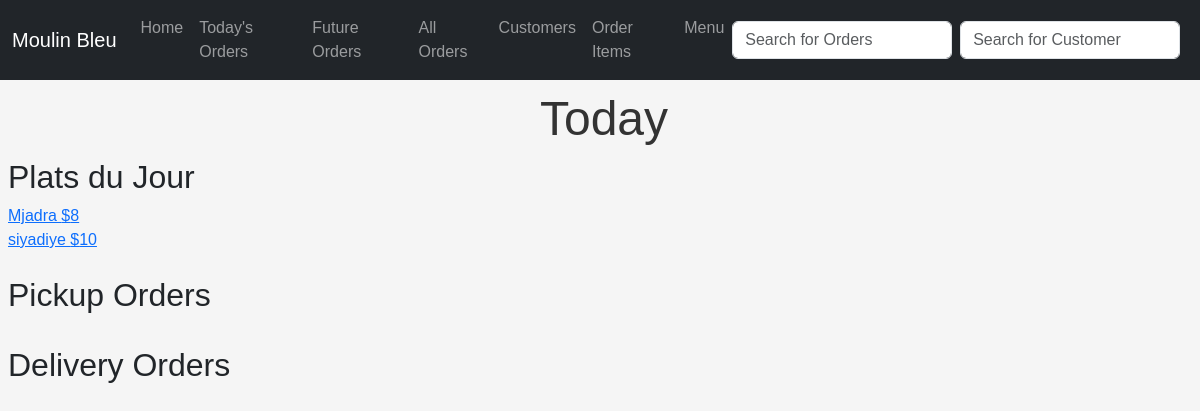
The app's page /, older data.
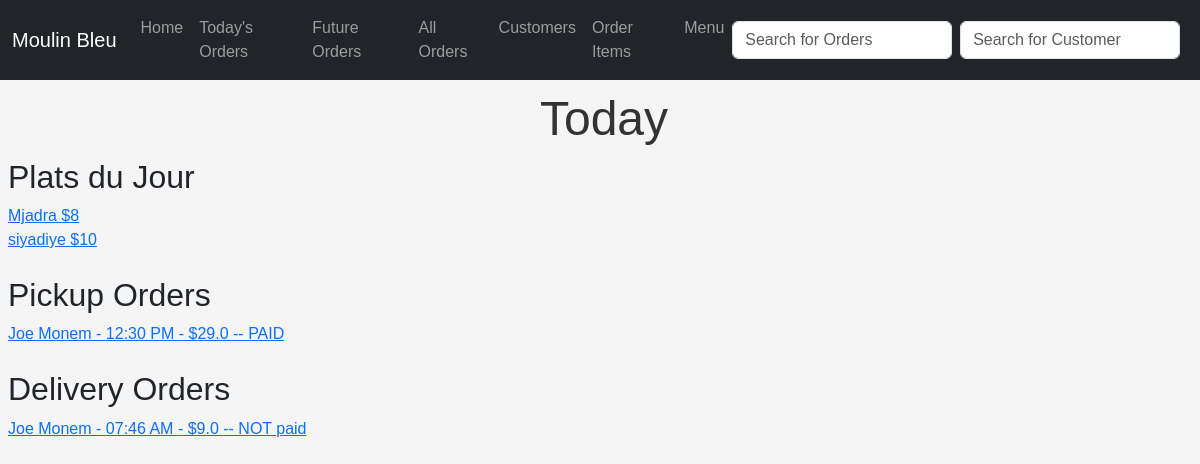
The same page, newer data.
### menuapp/models.py (models this page shows, shortened)
class FoodItem(models.Model):
    name = models.CharField(max_length=255)
    price = models.IntegerField()
    notes = models.TextField()
    plat_du_jour = models.BooleanField(default=False)

### ordersapp/models.py (models this page shows, shortened)
class Order(models.Model):
    customer = models.ForeignKey(
        Customer, on_delete=models.CASCADE, blank=False, null=False
    )
    created_at = models.DateTimeField(auto_now_add=True)
    needed_for = models.DateTimeField()
    order_items = models.ManyToManyField(OrderItem, blank=False)
    paid = models.BooleanField(null=False, default=False)
    delivery = models.BooleanField(null=False, default=False)
    notes = models.TextField(null=True)
    @property
    def total_price(self):
        return sum(item.price for item in self.order_items.all())

class OrderItem(models.Model):
    food_item = models.ForeignKey(FoodItem, on_delete=models.CASCADE)
    quantity = models.FloatField()
    @property
    def price(self):
        return self.food_item.price * self.quantity

### mainapp/models.py (models this page shows, shortened)
class Customer(models.Model):
    name = models.CharField(max_length=255)
    phone_number = models.CharField(max_length=255)
    location = models.CharField(max_length=255)
    date_added = models.DateField(default=timezone.now)

### mainapp/views.py (the view)
# urls.py: path("", HomeView.as_view(), name="home"),
class HomeView(ListView):
    model = FoodItem
    template_name = "home.html"
    context_object_name = "items"
    def get_context_data(self, **kwargs):
        context = super().get_context_data(**kwargs)
        plats_du_jour = FoodItem.objects.filter(plat_du_jour=True)
        today = timezone.now().date()
        pickup_orders_for_today = Order.objects.filter(
            needed_for__date=today, delivery=False
        ).order_by(
            "needed_for"
        )  # Displays the orders with the closest "need_for" times
        delivery_orders_for_today = Order.objects.filter(
            needed_for__date=today, delivery=True
        ).order_by(
            "needed_for"
        )  # Displays the orders with the closest "need_for" times
        context["plats_du_jour"] = plats_du_jour
        context["pickup_orders_for_today"] = pickup_orders_for_today
        context["delivery_orders_for_today"] = delivery_orders_for_today
        return context

### mainapp/templates/home.html (shortened to what this page needs)
{% extends 'base.html' %}
{%block content %}
<h1>Today</h1>
<h2>Plats du Jour</h2>
<ul>
    {% for plat_du_jour in plats_du_jour %}
    <li>
        <a href="{% url 'food_details' plat_du_jour.pk %}"> {{ plat_du_jour.name }}
            ${{plat_du_jour.price}}</a>
        <br>
    </li>
    {% endfor %}
</ul>
<br>
<h2>Pickup Orders</h2>
<ul>
    {% for pickup_order_for_today in pickup_orders_for_today %}
    <li>
        {%if pickup_order_for_today.paid == False%}
        <a href="{%url 'order_details' pickup_order_for_today.pk %}"> {{pickup_order_for_today.customer.name}} -
            {{pickup_order_for_today.needed_for|time:"H:i A"}} -
            ${{pickup_order_for_today.total_price}} -- NOT paid </a>
        {%else%}
        <a href="{%url 'order_details' pickup_order_for_today.pk %}"> {{pickup_order_for_today.customer.name}} -
            {{pickup_order_for_today.needed_for|time:"H:i A"}} -
            ${{pickup_order_for_today.total_price}} -- PAID </a>
        {%endif%}
        <br>
    </li>
    {% endfor %}
</ul>
<br>
<h2>Delivery Orders</h2>
<ul>
    {% for delivery_order_for_today in delivery_orders_for_today %}
    <li>
        {%if delivery_order_for_today.paid == False%}
        <a href="{%url 'order_details' delivery_order_for_today.pk %}"> {{delivery_order_for_today.customer.name}} -
            {{delivery_order_for_today.needed_for|time:"H:i A"}} -
            ${{delivery_order_for_today.total_price}} -- NOT paid </a>
        {%else%}
        <a href="{%url 'order_details' delivery_order_for_today.pk %}"> {{delivery_order_for_today.customer.name}} -
            {{delivery_order_for_today.needed_for|time:"H:i A"}} -
            ${{delivery_order_for_today.total_price}} -- PAID </a>
        {%endif%}
        <br>
    </li>
    {% endfor %}
</ul>
{% endblock %}

Row changes from the older to the newer data that the page shows:
added Order: customer.name "Joe Monem", needed_for "12:30 PM", total_price "29.0", shown under "Pickup Orders"
added Order: customer.name "Joe Monem", needed_for "07:46 AM", total_price "9.0", shown under "Delivery Orders"
